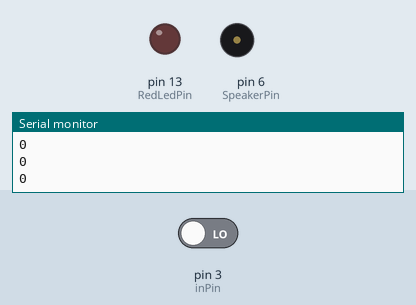
Simulated run of this sketch. Board: Arduino Uno, built with avr-gcc and run on an emulated ATmega328P. On the bench: output pins drawn as LEDs (lit = HIGH), buzzer (waves = sounding), the last lines printed to the serial monitor. Inputs (shaded band) come from the test bench; at power-on: pin 3 (inPin) LOW.

Above: at 1.2 s.
1.3 s: pin 3 (inPin) driven HIGH
At 1.8 s:
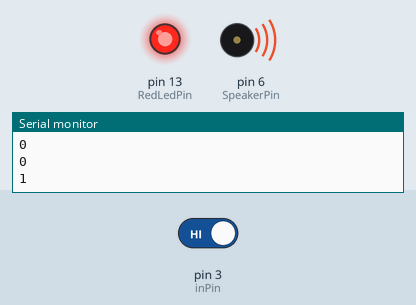
Timing chart, 0 to 10.3 s (numbered marks = the images above; inputs shaded):
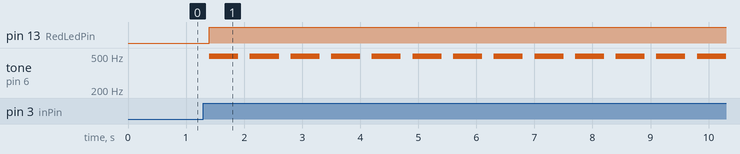

The sketch:

Practica8.ino
```cpp
// Practica 8. Uso del sensor de inclinación
int inPin = 3; //Establishes the number of the input pin (tilting sensor)
int reading; //Establishes the current reading from the input pin (tilting sensor)
int RedLedPin = 13; //Establishes the number of the Red LED output pin
const int SpeakerPin = 6; // Establishes the number of the Speaker/Buzzer pin
void setup(){
 pinMode (inPin, INPUT); //This will set inPin as INPUT
 pinMode (RedLedPin, OUTPUT); //This will set RedLedPin as OUTPUT
 Serial.begin(9600);
}
void loop () {
 reading = digitalRead(inPin); //This will read the output from the inPin(tilt sensor)
 Serial.println(reading);
 if (reading == 1) { //If the reading is 1 or True it will process the codes under it
 digitalWrite(RedLedPin, HIGH); // if the tilt sensor is tilted, it will turn the red LED ON

 tone(SpeakerPin, 494, 500); // if the tilt sensor is tilted, turn the Speaker ON
 delay(500); //pause for 0.5 seconds

 } else {
  digitalWrite(RedLedPin, LOW); //Turns off LED if no there is no tilt
 }
 delay(200); // pause 200 milliseconds between readings
}
```

Measured:
- after the input at 1.3 s, pin 13 (RedLedPin): LOW → HIGH after 0.10 s; tone on pin 6 (SpeakerPin): alternates 494 Hz for 0.50 s and silent for 0.20 s, starting after 0.10 s
